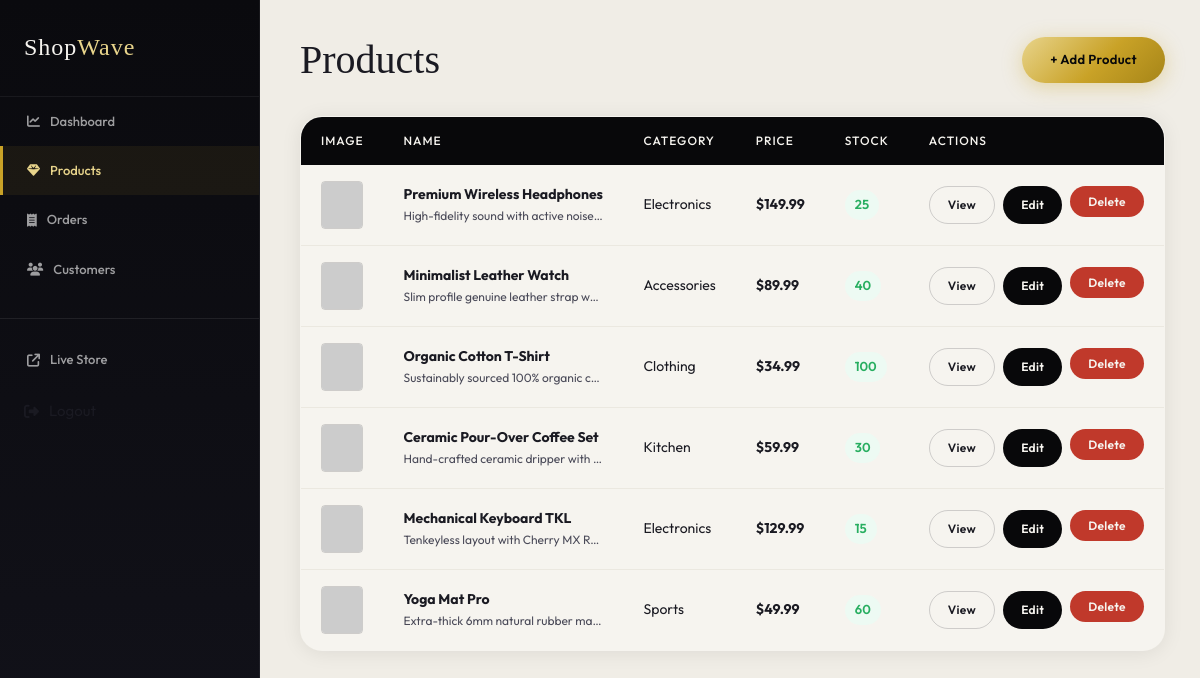
The page /admin/products/index.php (signed in) on the database its author committed.
### tables this page shows
CREATE TABLE IF NOT EXISTS products (
    id INT AUTO_INCREMENT PRIMARY KEY,
    name VARCHAR(200) NOT NULL,
    description TEXT,
    price DECIMAL(10,2) NOT NULL,
    stock INT DEFAULT 0,
    category VARCHAR(100),
    image VARCHAR(255) DEFAULT 'default.jpg',
    created_at TIMESTAMP DEFAULT CURRENT_TIMESTAMP
);

### includes/unsplash.php (called while the page is built, shortened)
<?php
function getLocalProductImageUrl(array $product) {
    $localFile = $product['image'] ?? '';
    $localPath = __DIR__ . '/../images/products/' . basename($localFile);
    return getRemoteFallbackImageUrl($product['name'], $product['category']);
}
function getRemoteFallbackImageUrl($productName, $category) {
    $seed = substr(md5(strtolower(trim($productName)) . '|' . strtolower(trim($category))), 0, 10);
    return "https://picsum.photos/seed/{$seed}/600/600";
}

### includes/config.php (called while the page is built, shortened)
<?php
function app_config(string $key, $default = null)
{
    static $config = null;
    if ($config === null) {
        $local = dirname(__DIR__) . '/config/local.php';
        if (!is_file($local)) {
            $config = [];
        } else {
            $config = require $local;
        }
    }
    return $config[$key] ?? $default;
}

### includes/inventory.php (called while the page is built, shortened)
<?php
require_once __DIR__ . '/config.php';
function low_stock_threshold(): int
{
    return max(1, (int) app_config('low_stock_threshold', 10));
}

### admin/products/index.php (the view, shortened to what this page needs)
<?php
require_once '../../includes/db.php';
require_once '../../includes/unsplash.php';
require_once '../../includes/inventory.php';
$lowStockThreshold = low_stock_threshold();
$products = $pdo->query("SELECT * FROM products ORDER BY created_at DESC")->fetchAll();
?>
<?php include '../../includes/header.php'; ?>
<div class="admin-layout">
    <?php include '../_sidebar.php'; ?>
    <main class="admin-content">
        <div class="admin-header">
            <h1 class="admin-title">Products</h1>
            <a href="<?= BASE_URL ?>/admin/products/create.php" class="btn btn-primary">+ Add Product</a>
        </div>
        <table class="data-table">
            <thead>
                <tr>
                    <th>Image</th>
                    <th>Name</th>
                    <th>Category</th>
                    <th>Price</th>
                    <th>Stock</th>
                    <th>Actions</th>
                </tr>
            </thead>
            <tbody>
                <?php foreach ($products as $product): ?>
                    <tr>
                        <td>
                            <?php $imgUrl = getLocalProductImageUrl($product); ?>
                            <img src="<?= htmlspecialchars($imgUrl) ?>"
                                style="width:48px;height:48px;object-fit:cover;border-radius:4px;border:1px solid var(--light);">
                        </td>
                        <td>
                            <strong><?= htmlspecialchars($product['name']) ?></strong>
                            <div style="font-size:12px;color:var(--mid);max-width:200px;overflow:hidden;text-overflow:ellipsis;white-space:nowrap;">
                                <?= htmlspecialchars($product['description']) ?>
                            </div>
                        </td>
                        <td><?= htmlspecialchars($product['category'] ?? '—') ?></td>
                        <td><strong>$<?= number_format($product['price'], 2) ?></strong></td>
                        <td>
                            <?php
                            $stock = (int) $product['stock'];
                            $stockClass = $stock === 0 ? 'stock-out' : ($stock <= $lowStockThreshold ? 'stock-low' : 'stock-ok');
                            ?>
                            <span class="stock-badge <?= $stockClass ?>"><?= $stock ?></span>
                        </td>
                        <td>
                            <div style="display:flex;gap:8px;">
                                <a href="<?= BASE_URL ?>/product.php?id=<?= $product['id'] ?>" class="btn btn-outline btn-sm" target="_blank">View</a>
                                <a href="<?= BASE_URL ?>/admin/products/edit.php?id=<?= $product['id'] ?>" class="btn btn-dark btn-sm">Edit</a>
                                <form method="POST" action="<?= BASE_URL ?>/admin/products/delete.php" style="display:inline;">
                                    <button type="submit" class="btn btn-danger btn-sm"
                                        data-confirm="Delete '<?= htmlspecialchars($product['name']) ?>'? This cannot be undone.">
                                        Delete
                                    </button>
                                </form>
                            </div>
                        </td>
                    </tr>
                <?php endforeach; ?>
            </tbody>
        </table>
    </main>
</div>
<?php include '../../includes/footer.php'; ?>

### includes/header.php (shortened to what this page needs)
<?php
$bodyClass = $bodyClass ?? '';
if (strpos($_SERVER['PHP_SELF'] ?? '', '/admin/') !== false) {
    $bodyClass = trim($bodyClass . ' page-admin');
}
?>
<!DOCTYPE html>
<html lang="en">
<head>
    <link rel="stylesheet" href="<?= BASE_URL ?>/css/style.css">
    <link rel="stylesheet" href="<?= BASE_URL ?>/css/shopwave-theme.css">
    <link rel="stylesheet" href="https://cdnjs.cloudflare.com/ajax/libs/font-awesome/6.4.2/css/all.min.css" />
</head>
<body class="<?= htmlspecialchars(trim($bodyClass)) ?>">
<main class="main-animate">

### admin/_sidebar.php (shortened to what this page needs)
<aside class="admin-sidebar">
    <div class="admin-sidebar-brand">Shop<span>Wave</span></div>
    <ul class="admin-nav">
        <li>
            <a href="<?= BASE_URL ?>/admin/index.php" class="<?= (basename($_SERVER['PHP_SELF']) === 'index.php' && strpos($_SERVER['PHP_SELF'], '/admin/') !== false && strpos($_SERVER['PHP_SELF'], '/products/') === false && strpos($_SERVER['PHP_SELF'], '/orders/') === false && strpos($_SERVER['PHP_SELF'], '/users/') === false) ? 'active' : '' ?>">
                <i class="fa-solid fa-chart-line"></i> Dashboard
            </a>
        </li>
        <li>
            <a href="<?= BASE_URL ?>/admin/products/index.php" class="<?= strpos($_SERVER['PHP_SELF'], '/products/') !== false ? 'active' : '' ?>">
                <i class="fa-solid fa-gem"></i> Products
            </a>
        </li>
        <li>
            <a href="<?= BASE_URL ?>/admin/orders/index.php" class="<?= strpos($_SERVER['PHP_SELF'], '/orders/') !== false ? 'active' : '' ?>">
                <i class="fa-solid fa-receipt"></i> Orders
            </a>
        </li>
        <li>
            <a href="<?= BASE_URL ?>/admin/users/index.php" class="<?= strpos($_SERVER['PHP_SELF'], '/users/') !== false ? 'active' : '' ?>">
                <i class="fa-solid fa-users"></i> Customers
            </a>
        </li>
        <li style="margin-top:24px;border-top:1px solid rgba(255,255,255,0.08);padding-top:16px;">
            <a href="<?= BASE_URL ?>/index.php"><i class="fa-solid fa-arrow-up-right-from-square"></i> Live Store</a>
        </li>
        <li>
            <form action="<?= BASE_URL ?>/user/logout.php" method="POST">
                <button type="submit" style="width:100%;text-align:left;background:none;border:none;color:inherit;font:inherit;cursor:pointer;display:flex;align-items:center;gap:10px;padding:14px 24px;">
                    <i class="fa-solid fa-right-from-bracket"></i> Logout
                </button>
            </form>
        </li>
    </ul>
</aside>

### includes/footer.php (shortened to what this page needs)
</main>
</body>
</html>

### css/style.css (style rules this page uses)
:root { --black: #0a0a0a; --white: #fafaf8; --cream: #f4f1eb; --charcoal: #2a2a2a; --mid: #6b6b6b; --light: #d8d4cb; --accent: #c8a96e; --accent-d: #a8843e; --danger: #c0392b; --success: #27ae60; --radius: 4px; --shadow: 0 2px 20px rgba(0,0,0,0.08); --shadow-h: 0 8px 40px rgba(0,0,0,0.15); --trans: all 0.25s ease; }
*, *::before, *::after { box-sizing: border-box; margin: 0; padding: 0; }
html { scroll-behavior: smooth; }
body { font-family: 'DM Sans', sans-serif; background: var(--white); color: var(--charcoal); font-size: 15px; line-height: 1.65; }
a { color: inherit; text-decoration: none; transition: var(--trans); }
img { max-width: 100%; display: block; }
input, textarea, select, button { font-family: inherit; }
h1, h2, h3, h4 { font-family: 'Cormorant Garamond', serif; font-weight: 400; line-height: 1.2; }
.btn { display: inline-flex; align-items: center; gap: 8px; padding: 12px 28px; border-radius: var(--radius); font-size: 13px; font-weight: 500; letter-spacing: 0.5px; border: none; cursor: pointer; transition: var(--trans); text-decoration: none; }
.btn-primary { background: var(--accent); color: var(--black); }
.btn-outline { background: transparent; border: 1px solid var(--light); color: var(--charcoal); }
.btn-dark { background: var(--black); color: var(--white); }
.btn-danger { background: var(--danger); color: var(--white); }
.btn-sm { padding: 8px 18px; font-size: 12px; }
.admin-layout { display: grid; grid-template-columns: 240px 1fr; min-height: calc(100vh - 64px); }
.admin-sidebar { background: var(--black); padding: 32px 0; }
.admin-nav { list-style: none; }
.admin-nav a { display: flex; align-items: center; gap: 10px; padding: 13px 24px; color: rgba(255,255,255,0.6); font-size: 13px; font-weight: 500; transition: var(--trans); border-left: 3px solid transparent; }
.admin-nav a:hover, .admin-nav a.active { color: var(--white); background: rgba(255,255,255,0.05); border-left-color: var(--accent); }
.admin-content { padding: 40px; background: var(--cream); }
.admin-header { display: flex; align-items: center; justify-content: space-between; margin-bottom: 32px; }
.admin-title { font-size: 36px; }
.data-table { width: 100%; border-collapse: collapse; background: var(--white); border-radius: 8px; overflow: hidden; box-shadow: var(--shadow); }
.data-table th { background: var(--black); color: var(--white); text-align: left; padding: 14px 20px; font-size: 12px; letter-spacing: 1px; text-transform: uppercase; font-weight: 500; }
.data-table td { padding: 16px 20px; border-bottom: 1px solid var(--cream); font-size: 14px; }
.data-table tr:last-child td { border-bottom: none; }
.stock-badge { display: inline-block; min-width: 32px; text-align: center; padding: 4px 10px; border-radius: 999px; font-weight: 600; font-size: 13px; }
.stock-ok { background: #edfaf3; color: var(--success); }

### rows shown on the page
products: name "Premium Wireless Headphones", description "High-fidelity sound with active noise…", category "Electronics", price "149.99", stock "25"
products: name "Minimalist Leather Watch", description "Slim profile genuine leather strap w…", category "Accessories", price "89.99", stock "40"
products: name "Organic Cotton T-Shirt", description "Sustainably sourced 100% organic c…", category "Clothing", price "34.99", stock "100"
products: name "Ceramic Pour-Over Coffee Set", description "Hand-crafted ceramic dripper with…", category "Kitchen", price "59.99", stock "30"
products: name "Mechanical Keyboard TKL", description "Tenkeyless layout with Cherry MX R…", category "Electronics", price "129.99", stock "15"
products: name "Yoga Mat Pro", description "Extra-thick 6mm natural rubber ma…", category "Sports", price "49.99", stock "60"
